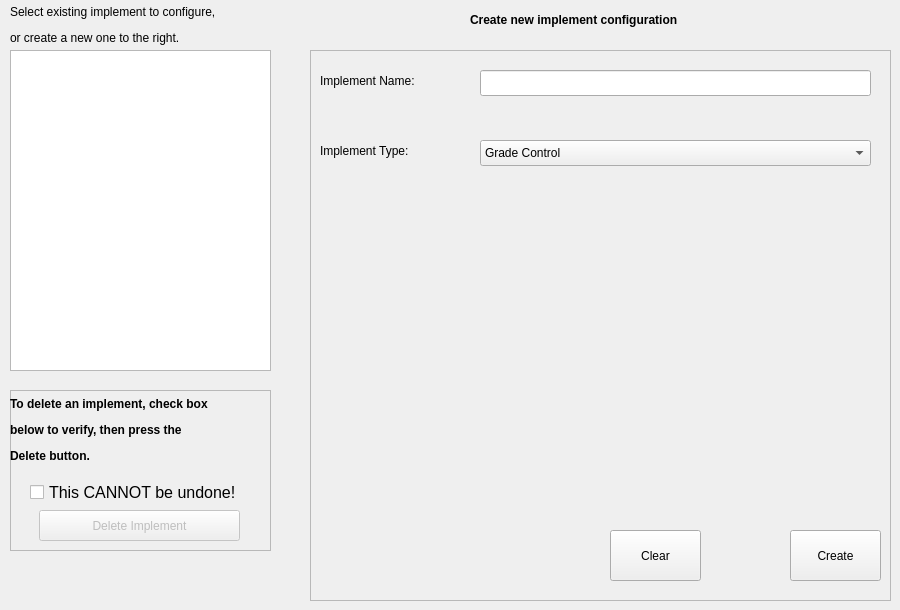
      <widget class="QWidget" name="tab_Implements">
       <attribute name="title">
        <string>Implements</string>
       </attribute>
       <widget class="QLabel" name="label_13">
        <property name="geometry">
         <rect>
          <x>10</x>
          <y>0</y>
          <width>251</width>
          <height>51</height>
         </rect>
        </property>
        <property name="text">
         <string>&lt;html&gt;&lt;head/&gt;&lt;body&gt;&lt;p&gt;Select existing implement to configure, &lt;/p&gt;&lt;p&gt;or create a new one to the right.&lt;/p&gt;&lt;/body&gt;&lt;/html&gt;</string>
        </property>
       </widget>
       <widget class="QListWidget" name="settingsImplementList">
        <property name="geometry">
         <rect>
          <x>10</x>
          <y>50</y>
          <width>261</width>
          <height>321</height>
         </rect>
        </property>
        <property name="frameShape">
         <enum>QFrame::Shape::StyledPanel</enum>
        </property>
        <property name="horizontalScrollBarPolicy">
         <enum>Qt::ScrollBarPolicy::ScrollBarAlwaysOff</enum>
        </property>
       </widget>
       <widget class="QFrame" name="frame_2">
        <property name="geometry">
         <rect>
          <x>10</x>
          <y>390</y>
          <width>261</width>
          <height>161</height>
         </rect>
        </property>
        <property name="frameShape">
         <enum>QFrame::Shape::StyledPanel</enum>
        </property>
        <property name="frameShadow">
         <enum>QFrame::Shadow::Raised</enum>
        </property>
        <widget class="QLabel" name="label_15">
         <property name="geometry">
          <rect>
           <x>0</x>
           <y>0</y>
           <width>251</width>
           <height>81</height>
          </rect>
         </property>
         <property name="text">
          <string>&lt;html&gt;&lt;head/&gt;&lt;body&gt;&lt;p&gt;&lt;span style=&quot; font-weight:700;&quot;&gt;To delete an implement, check box &lt;/span&gt;&lt;/p&gt;&lt;p&gt;&lt;span style=&quot; font-weight:700;&quot;&gt;below to verify, then press the&lt;/span&gt;&lt;/p&gt;&lt;p&gt;&lt;span style=&quot; font-weight:700;&quot;&gt;Delete button.&lt;/span&gt;&lt;/p&gt;&lt;/body&gt;&lt;/html&gt;</string>
         </property>
        </widget>
        <widget class="QCheckBox" name="checkConfirmDeleteImplement">
         <property name="geometry">
          <rect>
           <x>20</x>
           <y>90</y>
           <width>221</width>
           <height>24</height>
          </rect>
         </property>
         <property name="font">
          <font>
           <pointsize>12</pointsize>
           <bold>false</bold>
          </font>
         </property>
         <property name="text">
          <string>This CANNOT be undone!</string>
         </property>
        </widget>
        <widget class="QPushButton" name="buttonDeleteImplement">
         <property name="enabled">
          <bool>false</bool>
         </property>
         <property name="geometry">
          <rect>
           <x>29</x>
           <y>120</y>
           <width>201</width>
           <height>31</height>
          </rect>
         </property>
         <property name="text">
          <string>Delete Implement</string>
         </property>
        </widget>
       </widget>
       <widget class="QFrame" name="frame_3">
        <property name="geometry">
         <rect>
          <x>310</x>
          <y>50</y>
          <width>581</width>
          <height>551</height>
         </rect>
        </property>
        <property name="frameShape">
         <enum>QFrame::Shape::StyledPanel</enum>
        </property>
        <property name="frameShadow">
         <enum>QFrame::Shadow::Raised</enum>
        </property>
        <widget class="QLabel" name="label_17">
         <property name="geometry">
          <rect>
           <x>10</x>
           <y>20</y>
           <width>121</width>
           <height>21</height>
          </rect>
         </property>
         <property name="text">
          <string>Implement Name:</string>
         </property>
        </widget>
        <widget class="QLineEdit" name="newImplName">
         <property name="geometry">
          <rect>
           <x>170</x>
           <y>20</y>
           <width>391</width>
           <height>26</height>
          </rect>
         </property>
        </widget>
        <widget class="QLabel" name="label_18">
         <property name="geometry">
          <rect>
           <x>10</x>
           <y>90</y>
           <width>121</width>
           <height>21</height>
          </rect>
         </property>
         <property name="text">
          <string>Implement Type:</string>
         </property>
        </widget>
        <widget class="QComboBox" name="newImplType">
         <property name="geometry">
          <rect>
           <x>170</x>
           <y>90</y>
           <width>391</width>
           <height>26</height>
          </rect>
         </property>
         <item>
          <property name="text">
           <string>Grade Control</string>
          </property>
         </item>
         <item>
          <property name="text">
           <string>Grade and Angle Control</string>
          </property>
         </item>
         <item>
          <property name="text">
           <string>Angle Control</string>
          </property>
         </item>
         <item>
          <property name="text">
           <string>Survey Only</string>
          </property>
         </item>
         <item>
          <property name="text">
           <string>Survey and Grade/Angle Control</string>
          </property>
         </item>
        </widget>
        <widget class="QPushButton" name="newImplCreate">
         <property name="geometry">
          <rect>
           <x>480</x>
           <y>480</y>
           <width>91</width>
           <height>51</height>
          </rect>
         </property>
         <property name="text">
          <string>Create</string>
         </property>
        </widget>
        <widget class="QPushButton" name="newImplClear">
         <property name="geometry">
          <rect>
           <x>300</x>
           <y>480</y>
           <width>91</width>
           <height>51</height>
          </rect>
         </property>
         <property name="text">
          <string>Clear</string>
         </property>
        </widget>
       </widget>
       <widget class="QLabel" name="label_16">
        <property name="geometry">
         <rect>
          <x>470</x>
          <y>10</y>
          <width>231</width>
          <height>20</height>
         </rect>
        </property>
        <property name="text">
         <string>&lt;html&gt;&lt;head/&gt;&lt;body&gt;&lt;p&gt;&lt;span style=&quot; font-weight:700;&quot;&gt;Create new implement configuration&lt;/span&gt;&lt;/p&gt;&lt;/body&gt;&lt;/html&gt;</string>
        </property>
       </widget>
      </widget>
